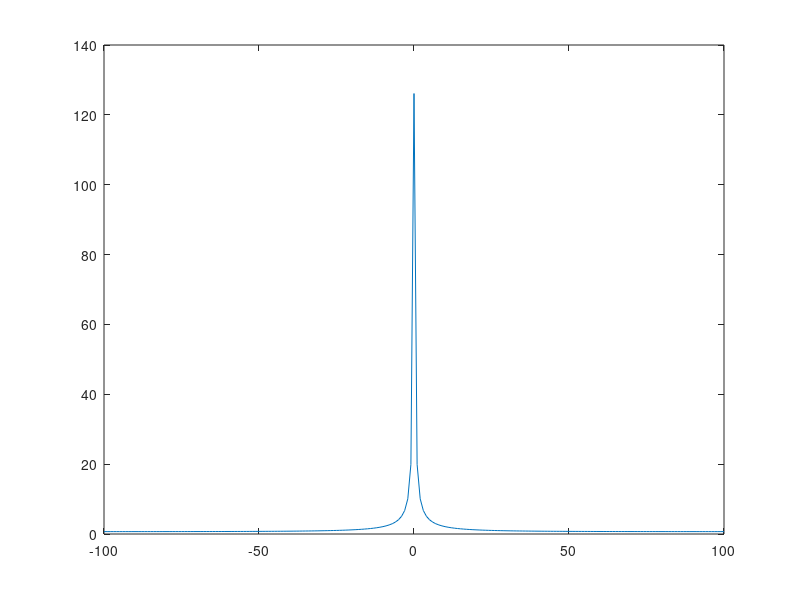

The MATLAB source for this figure:
clear all 
close all 
clc

a=200;
t=0:1/a:1;
u=@(t) t>0;
x=  exp(-t).*u(t);

X=fftshift(fft(x));
X_magnitude= abs(X);
df = -a/2:1:a/2;
figure;
plot(df,X_magnitude);